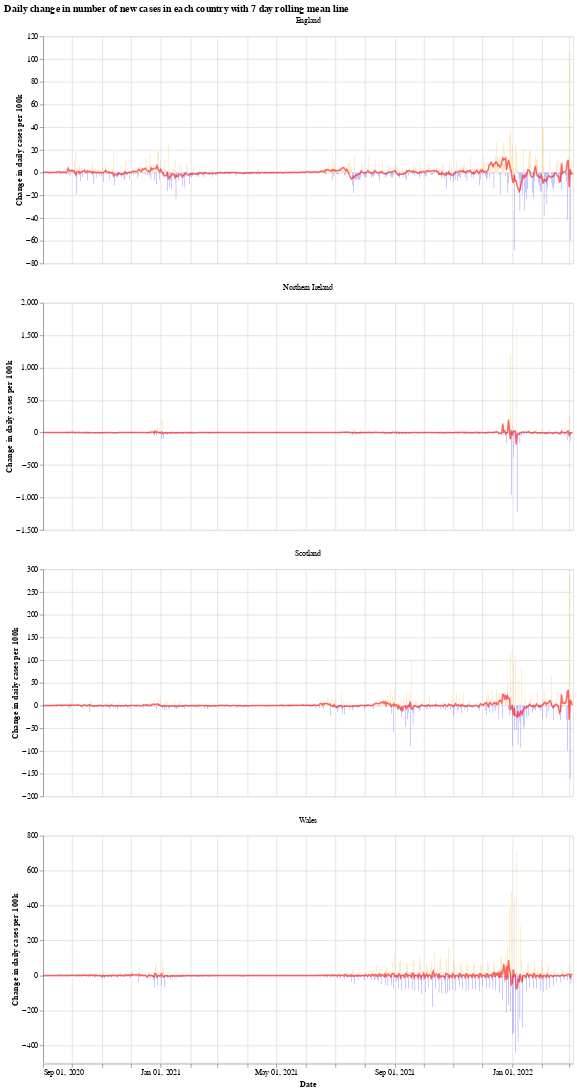

Here is the notebook cell this chart was saved with:
### Markdown cell above
We will use the Python library `Altair` for visualising the data, see the [altair docs](https://altair-viz.github.io/) for more information.

First we have a graph which shows the daily change in the number of new cases for each country. This number jumps up and down all over the place, which is likely due to delay in reporting of new cases over the weekend. Another interesting thing is that it looks like the daily cases in Wales experienced a much shorter period of calm over the summer (calm in the sense of daily cases not jumping up and down).

The orange bars are days when the number of new cases (per 100k population) was more than the previous day, while the blue are days when the number of new cases dropped. The red line is the 7 day moving average. 

When the moving average line is below 0, it means that there is a consistent drop in new cases. We can see this clearly happening around the times that lockdowns were introduced (though, to varying degrees). I will update the graphs soon with a marker of when each lockdown started.

### Code cell
# collapse
import altair as alt

bars = alt.Chart(uk_cases).mark_bar().encode(
    x=alt.X("yearmonthdate(date):T", axis=alt.Axis(title='Date')),
    y=alt.Y("casesChangeRate:Q", axis=alt.Axis(title='Change in daily cases per 100k')),
    tooltip='casesChange',
    color=alt.condition(
        alt.datum.casesChangeRate > 0,
        alt.value("orange"),  # The positive color
        alt.value("blue")  # The negative color
    )
).properties(title='Daily change in number of new cases with 7 day rolling mean',width=700).interactive()

line = alt.Chart(uk_cases).mark_line(
    color='red',
    size=2,
    opacity=0.6
).transform_window(
    rolling_mean='mean(casesChangeRate)',
    frame=[0, 7],
    groupby=['areaName']
).encode(
    x='yearmonthdate(date):T',
    y='rolling_mean:Q'
)

alt.layer(bars, line, data=uk_cases).facet(alt.Column(
    'areaName', title=''), columns=1).resolve_scale(y='independent').properties(title='Daily change in number of new cases in each country with 7 day rolling mean line')

### Figure 1 — Vega-Lite specification as saved in the notebook (floating-point values rounded to 4 significant figures; data arrays with more than 128 entries replaced by an {"elided": "..."} marker saying what was removed)
{"config": {"view": {"continuousWidth": 400, "continuousHeight": 300}}, "data": {"name": "data-75099743ac4c5058d9e83bc9ec140229"}, "facet": {"type": "nominal", "field": "areaName", "title": ""}, "spec": {"layer": [{"mark": "bar", "encoding": {"color": {"condition": {"value": "orange", "test": "(datum.casesChangeRate > 0)"}, "value": "blue"}, "tooltip": {"type": "quantitative", "field": "casesChange"}, "x": {"type": "temporal", "axis": {"title": "Date"}, "field": "date", "timeUnit": "yearmonthdate"}, "y": {"type": "quantitative", "axis": {"title": "Change in daily cases per 100k"}, "field": "casesChangeRate"}}, "selection": {"selector001": {"type": "interval", "bind": "scales", "encodings": ["x", "y"]}}, "title": "Daily change in number of new cases with 7 day rolling mean", "width": 700}, {"mark": {"type": "line", "color": "red", "opacity": 0.6, "size": 2}, "encoding": {"x": {"type": "temporal", "field": "date", "timeUnit": "yearmonthdate"}, "y": {"type": "quantitative", "field": "rolling_mean"}}, "transform": [{"window": [{"op": "mean", "field": "casesChangeRate", "as": "rolling_mean"}], "frame": [0, 7], "groupby": ["areaName"]}]}]}, "columns": 1, "resolve": {"scale": {"y": "independent"}}, "title": "Daily change in number of new cases in each country with 7 day rolling mean line", "$schema": "https://vega.github.io/schema/vega-lite/v4.8.1.json", "datasets": {"data-75099743ac4c5058d9e83bc9ec140229": {"elided": "2200 records"}}}
